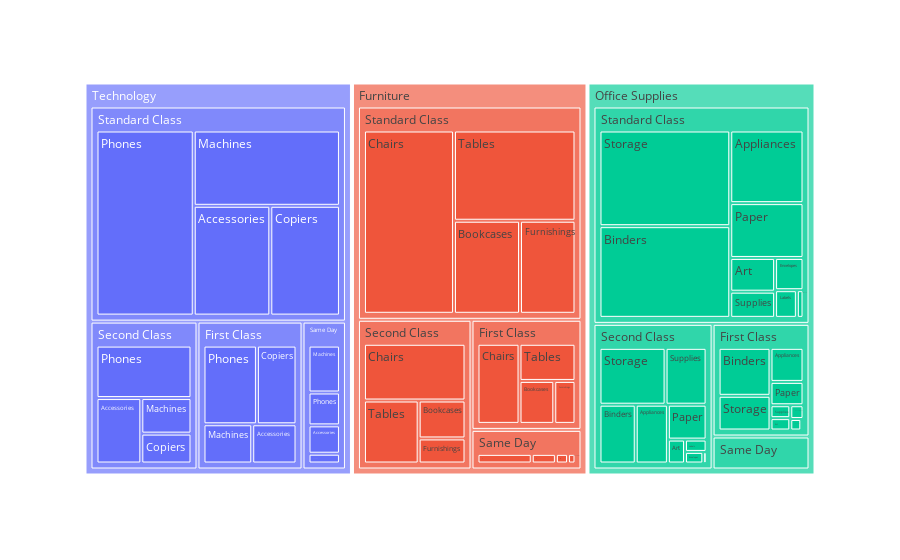

Notebook code cell kept with this figure:
### Code cell
px.treemap(
    df.groupby(['Category', 'Ship Mode', 'Sub-Category']).Sales.sum().reset_index(),
    path=['Category', 'Ship Mode', 'Sub-Category'],
    values='Sales'
)

### Figure 1 — Plotly figure (JSON) as saved in the notebook; plotly's stock layout.template omitted (floating-point values rounded to 4 significant figures)
{"data": [{"branchvalues": "total", "domain": {"x": [0, 1], "y": [0, 1]}, "hovertemplate": "labels=%{label}<br>Sales=%{value}<br>parent=%{parent}<br>id=%{id}<extra></extra>", "ids": ["Technology/First Class/Accessories", "Technology/Same Day/Accessories", "Technology/Second Class/Accessories", "Technology/Standard Class/Accessories", "Office Supplies/First Class/Appliances", "Office Supplies/Same Day/Appliances", "Office Supplies/Second Class/Appliances", "Office Supplies/Standard Class/Appliances", "Office Supplies/First Class/Art", "Office Supplies/Same Day/Art", "Office Supplies/Second Class/Art", "Office Supplies/Standard Class/Art", "Office Supplies/First Class/Binders", "Office Supplies/Same Day/Binders", "Office Supplies/Second Class/Binders", "Office Supplies/Standard Class/Binders", "Furniture/First Class/Bookcases", "Furniture/Same Day/Bookcases", "Furniture/Second Class/Bookcases", "Furniture/Standard Class/Bookcases", "Furniture/First Class/Chairs", "Furniture/Same Day/Chairs", "Furniture/Second Class/Chairs", "Furniture/Standard Class/Chairs", "Technology/First Class/Copiers", "Technology/Same Day/Copiers", "Technology/Second Class/Copiers", "Technology/Standard Class/Copiers", "Office Supplies/First Class/Envelopes", "Office Supplies/Same Day/Envelopes", "Office Supplies/Second Class/Envelopes", "Office Supplies/Standard Class/Envelopes", "Office Supplies/First Class/Fasteners", "Office Supplies/Same Day/Fasteners", "Office Supplies/Second Class/Fasteners", "Office Supplies/Standard Class/Fasteners", "Furniture/First Class/Furnishings", "Furniture/Same Day/Furnishings", "Furniture/Second Class/Furnishings", "Furniture/Standard Class/Furnishings", "Office Supplies/First Class/Labels", "Office Supplies/Same Day/Labels", "Office Supplies/Second Class/Labels", "Office Supplies/Standard Class/Labels", "Technology/First Class/Machines", "Technology/Same Day/Machines", "Technology/Second Class/Machines", "Technology/Standard Class/Machines", "Office Supplies/First Class/Paper", "Office Supplies/Same Day/Paper", "Office Supplies/Second Class/Paper", "Office Supplies/Standard Class/Paper", "Technology/First Class/Phones", "Technology/Same Day/Phones", "Technology/Second Class/Phones", "Technology/Standard Class/Phones", "Office Supplies/First Class/Storage", "Office Supplies/Same Day/Storage", "Office Supplies/Second Class/Storage", "Office Supplies/Standard Class/Storage", "Office Supplies/First Class/Supplies", "Office Supplies/Same Day/Supplies", "Office Supplies/Second Class/Supplies", "Office Supplies/Standard Class/Supplies", "Furniture/First Class/Tables", "Furniture/Same Day/Tables", "Furniture/Second Class/Tables", "Furniture/Standard Class/Tables", "Furniture/First Class", "Office Supplies/First Class", "Technology/First Class", "Furniture/Same Day", "Office Supplies/Same Day", "Technology/Same Day", "Furniture/Second Class", "Office Supplies/Second Class", "Technology/Second Class", "Furniture/Standard Class", "Office Supplies/Standard Class", "Technology/Standard Class", "Furniture", "Office Supplies", "Technology"], "labels": ["Accessories", "Accessories", "Accessories", "Accessories", "Appliances", "Appliances", "Appliances", "Appliances", "Art", "Art", "Art", "Art", "Binders", "Binders", "Binders", "Binders", "Bookcases", "Bookcases", "Bookcases", "Bookcases", "Chairs", "Chairs", "Chairs", "Chairs", "Copiers", "Copiers", "Copiers", "Copiers", "Envelopes", "Envelopes", "Envelopes", "Envelopes", "Fasteners", "Fasteners", "Fasteners", "Fasteners", "Furnishings", "Furnishings", "Furnishings", "Furnishings", "Labels", "Labels", "Labels", "Labels", "Machines", "Machines", "Machines", "Machines", "Paper", "Paper", "Paper", "Paper", "Phones", "Phones", "Phones", "Phones", "Storage", "Storage", "Storage", "Storage", "Supplies", "Supplies", "Supplies", "Supplies", "Tables", "Tables", "Tables", "Tables", "First Class", "First Class", "First Class", "Same Day", "Same Day", "Same Day", "Second Class", "Second Class", "Second Class", "Standard Class", "Standard Class", "Standard Class", "Furniture", "Office Supplies", "Technology"], "name": "", "parents": ["Technology/First Class", "Technology/Same Day", "Technology/Second Class", "Technology/Standard Class", "Office Supplies/First Class", "Office Supplies/Same Day", "Office Supplies/Second Class", "Office Supplies/Standard Class", "Office Supplies/First Class", "Office Supplies/Same Day", "Office Supplies/Second Class", "Office Supplies/Standard Class", "Office Supplies/First Class", "Office Supplies/Same Day", "Office Supplies/Second Class", "Office Supplies/Standard Class", "Furniture/First Class", "Furniture/Same Day", "Furniture/Second Class", "Furniture/Standard Class", "Furniture/First Class", "Furniture/Same Day", "Furniture/Second Class", "Furniture/Standard Class", "Technology/First Class", "Technology/Same Day", "Technology/Second Class", "Technology/Standard Class", "Office Supplies/First Class", "Office Supplies/Same Day", "Office Supplies/Second Class", "Office Supplies/Standard Class", "Office Supplies/First Class", "Office Supplies/Same Day", "Office Supplies/Second Class", "Office Supplies/Standard Class", "Furniture/First Class", "Furniture/Same Day", "Furniture/Second Class", "Furniture/Standard Class", "Office Supplies/First Class", "Office Supplies/Same Day", "Office Supplies/Second Class", "Office Supplies/Standard Class", "Technology/First Class", "Technology/Same Day", "Technology/Second Class", "Technology/Standard Class", "Office Supplies/First Class", "Office Supplies/Same Day", "Office Supplies/Second Class", "Office Supplies/Standard Class", "Technology/First Class", "Technology/Same Day", "Technology/Second Class", "Technology/Standard Class", "Office Supplies/First Class", "Office Supplies/Same Day", "Office Supplies/Second Class", "Office Supplies/Standard Class", "Office Supplies/First Class", "Office Supplies/Same Day", "Office Supplies/Second Class", "Office Supplies/Standard Class", "Furniture/First Class", "Furniture/Same Day", "Furniture/Second Class", "Furniture/Standard Class", "Furniture", "Office Supplies", "Technology", "Furniture", "Office Supplies", "Technology", "Furniture", "Office Supplies", "Technology", "Furniture", "Office Supplies", "Technology", "", "", ""], "type": "treemap", "values": [21950.0, 13780.0, 36990.0, 91470.0, 15730.0, 6271.0, 23830.0, 58790.0, 3426.0, 1418.0, 5149.0, 16710.0, 34850.0, 5820.0, 26860.0, 132500.0, 20680.0, 2971.0, 22310.0, 67850.0, 46630.0, 21660.0, 72350.0, 182200.0, 39370.0, 4760.0, 18900.0, 83220.0, 2539.0, 790.5, 2674.0, 10120.0, 357.6, 139.8, 478.0, 2027.0, 12630.0, 4850.0, 14740.0, 56990.0, 1772.0, 566.4, 3353.0, 6656.0, 24150.0, 22800.0, 22490.0, 119800.0, 10780.0, 4695.0, 17000.0, 44350.0, 53130.0, 15990.0, 62820.0, 195800.0, 25210.0, 8560.0, 47330.0, 138200.0, 3568.0, 510.3, 29380.0, 12960.0, 28800.0, 9644.0, 43260.0, 121100.0, 108700.0, 98230.0, 138600.0, 39120.0, 28770.0, 57320.0, 152700.0, 156100.0, 141200.0, 428100.0, 422400.0, 490300.0, 728700.0, 705400.0, 827500.0]}], "layout": {"legend": {"tracegroupgap": 0}, "margin": {"t": 60}}}
